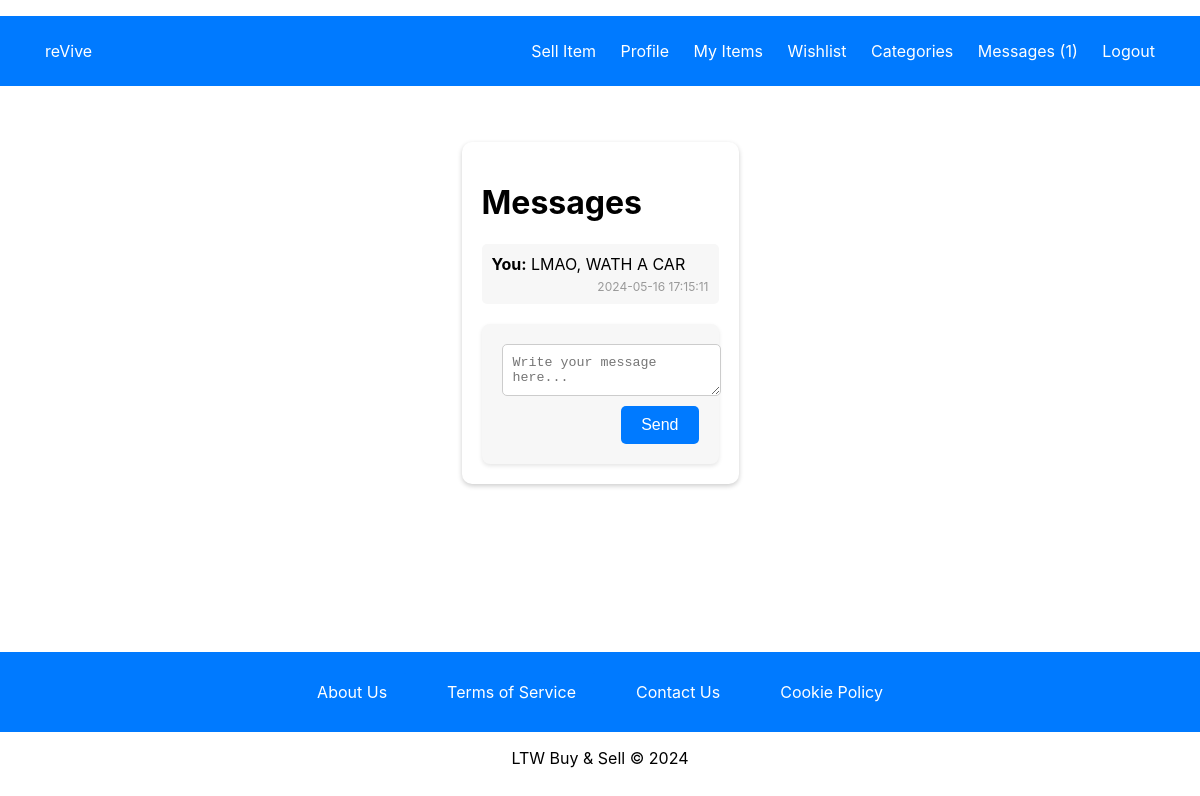
/pages/message.php?item_id=11&receiver_id=4 (signed in), run on an earlier commit of the app's database.
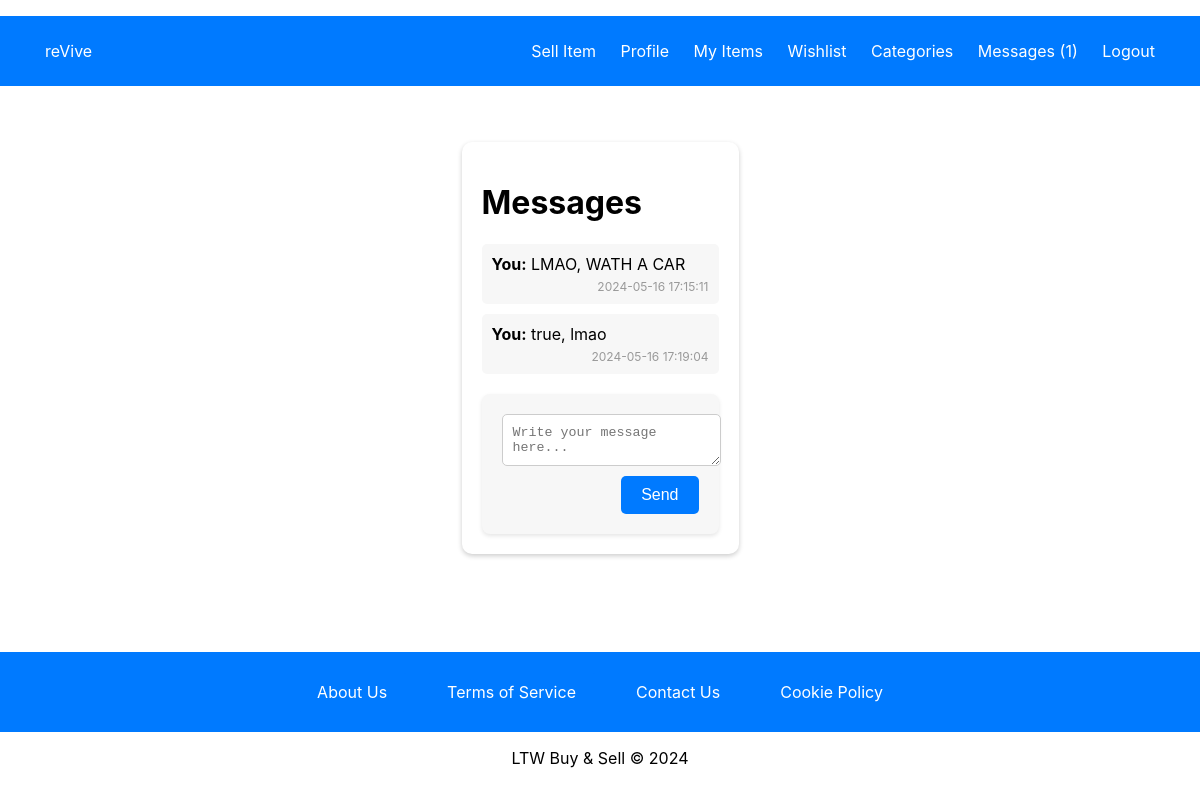
And on a later commit of the database.
### tables this page shows
CREATE TABLE messages (
    id INTEGER PRIMARY KEY AUTOINCREMENT,
    sender_id INTEGER NOT NULL,
    receiver_id INTEGER NOT NULL,
    item_id INTEGER NOT NULL,
    message TEXT NOT NULL,
    timestamp DATETIME DEFAULT CURRENT_TIMESTAMP,
    is_read INT DEFAULT 0,
    FOREIGN KEY (sender_id) REFERENCES users(user_id),
    FOREIGN KEY (receiver_id) REFERENCES users(user_id),
    FOREIGN KEY (item_id) REFERENCES items(item_id)
);

### utils/session.php (called while the page is built, shortened)
<?php
class Session {
    public function isLoggedIn() {
        return isset($_SESSION['user_id']);
    }
    public function getId() {
        return $_SESSION['user_id'] ?? null;
    }
    public function getUnreadMessageCount(PDO $db) {
        $userId = $this->getId();
        $stmt = $db->prepare('SELECT COUNT(*) FROM messages WHERE receiver_id = ? AND is_read = 0');
        $stmt->execute([$userId]);
        return $stmt->fetchColumn();
    }
}
?>

### database/connection.db.php (called while the page is built, shortened)
<?php
  function getDatabaseConnection() : PDO {
    $db = new PDO('sqlite:' . __DIR__ . '/../database/sql/ltw_project.db');
    $db->setAttribute(PDO::ATTR_DEFAULT_FETCH_MODE, PDO::FETCH_ASSOC);
    $db->setAttribute(PDO::ATTR_ERRMODE, PDO::ERRMODE_EXCEPTION);
    return $db;
  }
?>

### database/messages.class.php (called while the page is built, shortened)
<?php
class Message {
    public static function getMessages(PDO $db, int $user_id, int $receiver_id, int $item_id): array {
        $stmt = $db->prepare('
            SELECT *
            FROM messages
            WHERE (sender_id = ? AND receiver_id = ? OR sender_id = ? AND receiver_id = ?)
            AND item_id = ?
            ORDER BY timestamp ASC
        ');
        $stmt->execute([$user_id, $receiver_id, $receiver_id, $user_id, $item_id]);
        $messages = $stmt->fetchAll(PDO::FETCH_ASSOC);
        $stmt = $db->prepare('UPDATE messages SET is_read = 1 WHERE receiver_id = ? AND sender_id = ? AND item_id = ?');
        $stmt->execute([$user_id, $receiver_id, $item_id]);
        return $messages;
    }
}

### pages/message.php (the view, shortened to what this page needs)
<?php
require_once(__DIR__ . '/../templates/common.php');
require_once(__DIR__ . '/../database/connection.db.php');
require_once(__DIR__ . '/../database/messages.class.php');
require_once(__DIR__ . '/../utils/session.php');
$session = new Session();
$db = getDatabaseConnection();
$itemId = intval($_GET['item_id'] ?? 0);
$receiverId = intval($_GET['receiver_id'] ?? 0);
$senderId = $session->getId();
$messages = Message::getMessages($db, $senderId, $receiverId, $itemId);
drawHeader('Messages', true, $session->isLoggedIn(), $session);
?>
<link rel="stylesheet" type="text/css" href="../styles/messages.css">
<div class="messages-container">
    <h1>Messages</h1>
    <div class="message-list">
        <?php if (!empty($messages)): ?>
            <?php foreach ($messages as $message): ?>
                <div class="message">
                    <p><strong><?= htmlspecialchars($message['sender_id']) == $session->getId() ? 'You' : 'Seller' ?>:</strong> <?= htmlspecialchars($message['message']) ?></p>
                    <span class="timestamp"><?= htmlspecialchars($message['timestamp']) ?></span>
                </div>
            <?php endforeach; ?>
        <?php else: ?>
            <p>No messages found.</p>
        <?php endif; ?>
    </div>
    <form action="send_message.php" method="post">
        <textarea name="message" required placeholder="Write your message here..."></textarea>
        <button type="submit">Send</button>
    </form>
</div>
<?php
drawFooter();
?>

### templates/common.php (shortened to what this page needs)
<?php
require_once(__DIR__ . '/../utils/session.php');
require_once(__DIR__ . '/../database/connection.db.php');
function drawHeader($title = 'reVive : Buy and Sell', $includeTopBar = false, $includeProfileIcon = false, Session $session = null) {
    ?>
    <!DOCTYPE html>
    <html lang="en">
    <head>
        <link rel="stylesheet" type="text/css" href="../styles/register.css">
        <link rel="stylesheet" type="text/css" href="../styles/mainPage.css">
        <link rel="stylesheet" type="text/css" href="../styles/login.css">
        <link rel="stylesheet" type="text/css" href="../styles/common.css">
    </head>
    <body>
        <header>
            <?php if ($includeTopBar): ?>
            <div class="top-bar">
                <div class="top-bar-left">
                    <a href="../pages/index.php">reVive</a>
                </div>
                <div class="top-bar-right">
                    <?php if ($session && $session->isLoggedIn()): ?>
                        <a href="../pages/create_item.php" class="profile-icon">Sell Item</a>
                        <?php if ($includeProfileIcon): ?>
                            <a href="../pages/profile.php" class="profile-icon">Profile</a>
                        <?php endif; ?>
                        <a href="../pages/my_items.php">My Items</a>
                        <a href="../pages/wishlist.php">Wishlist</a>
                        <a href="../pages/categories.php">Categories</a>
                        <?php $unreadCount = $session->getUnreadMessageCount(getDatabaseConnection()); ?>
                        <a href="../pages/conversations.php">Messages<?= $unreadCount > 0 ? " ($unreadCount)" : "" ?></a>
                        <a href="../actions/action_logout.php">Logout</a>
                    <?php else: ?>
                        <a href="../pages/login.php">Login</a>
                        <a href="../pages/register.php">Create Account</a>
                    <?php endif; ?>
                </div>
            </div>
            <?php endif; ?>
        </header>
        <main>
    <?php
}
function drawFooter() {
    ?>
        </main>
        <footer>
            <div class="bottom-bar">
                <div class="bottom-bar-container">
                    <a href="../pages/about-us.php" class="bottom-bar-button">About Us</a>
                    <a href="../pages/terms.php" class="bottom-bar-button">Terms of Service</a>
                    <a href="../pages/contact.php" class="bottom-bar-button">Contact Us</a>
                    <a href="../pages/cookies.php" class="bottom-bar-button">Cookie Policy</a>
                </div>
            </div>
            <p>LTW Buy & Sell &copy; 2024</p>
        </footer>
    </body>
    </html>
    <?php
}
?>

### styles/register.css (style rules this page uses)
body, html { height: 100%; margin: 0; font-family: -apple-system, BlinkMacSystemFont, "Segoe UI", Roboto, "Helvetica Neue", Arial, sans-serif; }
header h1, footer { text-align: center; }
header, footer { margin: 0; padding: 1em 0; }
form { background: #f7f7f7; box-shadow: 0 2px 4px rgba(0,0,0,0.1); padding: 20px; border-radius: 8px; }

### styles/mainPage.css (style rules this page uses)
html, body { height: 100%; margin: 0; padding: 0; display: flex; flex-direction: column; font-family: -apple-system, BlinkMacSystemFont, "Segoe UI", Roboto, "Helvetica Neue", Arial, sans-serif; }
body { min-height: 100vh; display: flex; flex-direction: column; }
main { flex: 1; display: flex; flex-direction: column; }
footer { flex-shrink: 0; width: 100%; text-align: center; }
.bottom-bar { background-color: #007aff; color: white; padding: 20px 0; text-align: center; display: flex; justify-content: center; }
.bottom-bar-container { display: flex; justify-content: space-evenly; max-width: 1200px; margin: 0 auto; }
.bottom-bar-button { padding: 10px 20px; color: white; background-color: #007aff; border: none; border-radius: 5px; font-size: 16px; cursor: pointer; transition: background-color 0.3s, color 0.3s; text-align: center; display: inline-block; margin: 0 10px; }

### styles/login.css (style rules this page uses)
body, html { height: 100%; margin: 0; font-family: -apple-system, BlinkMacSystemFont, "Segoe UI", Roboto, "Helvetica Neue", Arial, sans-serif; }
header h1, footer { text-align: center; }
header, footer { margin: 0; padding: 1em 0; }
form { background: #f7f7f7; box-shadow: 0 2px 4px rgba(0,0,0,0.1); padding: 20px; border-radius: 8px; }

### styles/common.css (style rules this page uses)
.top-bar, .bottom-bar { background-color: #007aff; color: white; display: flex; justify-content: space-between; padding: 25px 35px; align-items: center; }
.top-bar a, .bottom-bar-button { color: white; text-decoration: none; margin: 0 10px; font-size: 16px; transition: background-color 0.3s, transform 0.2s, box-shadow 0.2s; }
.profile-icon { margin-right: 10px; cursor: pointer; }
.bottom-bar { background-color: #007aff; color: white; padding: 20px 0; text-align: center; display: flex; justify-content: center; }
.bottom-bar-container { display: flex; justify-content: space-evenly; max-width: 1200px; margin: 0 auto; }
.bottom-bar-button { padding: 10px 20px; color: white; background-color: #007aff; border: none; border-radius: 5px; font-size: 16px; cursor: pointer; transition: background-color 0.3s, color 0.3s; text-align: center; display: inline-block; margin: 0 10px; }

### styles/messages.css (style rules this page uses)
.messages-container { max-width: 600px; margin: 40px auto; padding: 20px; background: #fff; box-shadow: 0 2px 5px rgba(0,0,0,0.2); border-radius: 10px; }
.message-list { margin-bottom: 20px; }
.message { background: #f7f7f7; padding: 10px; margin-bottom: 10px; border-radius: 5px; }
.message p { margin: 0; }
.message .timestamp { font-size: 12px; color: #999; text-align: right; display: block; margin-top: 5px; }
form { display: flex; flex-direction: column; }
textarea { width: 100%; padding: 10px; margin-bottom: 10px; border: 1px solid #ccc; border-radius: 5px; resize: vertical; }
button { align-self: flex-end; background-color: #007aff; color: white; padding: 10px 20px; border: none; border-radius: 5px; cursor: pointer; font-size: 16px; transition: background-color 0.3s; }

What changed in the data, as far as the page shows it:
added messages: shows "You", message "true, lmao", timestamp "2024-05-16 17:19:04"
